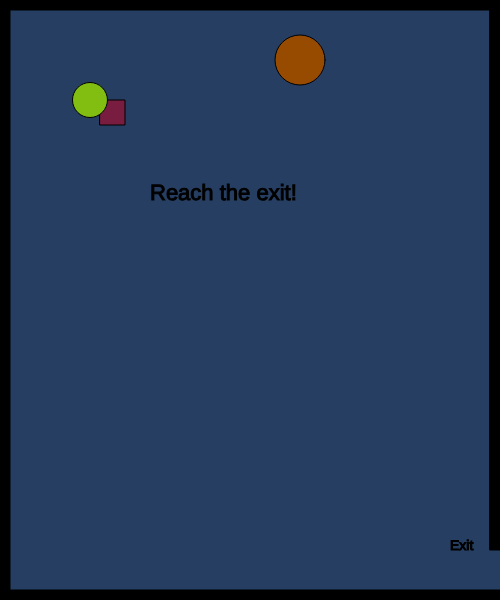
Frame 1 (no input)
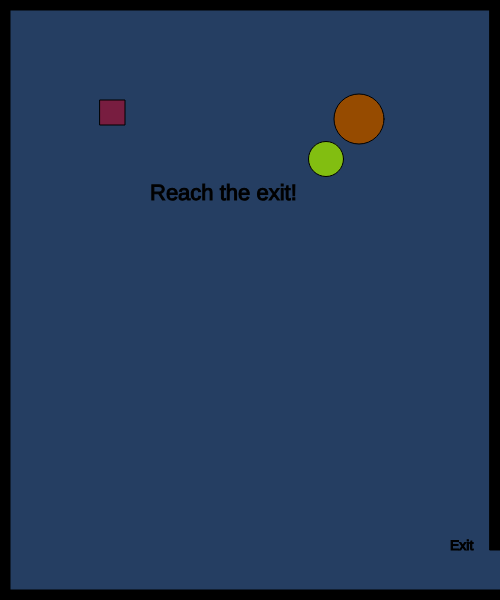
Frame 60 (no input)
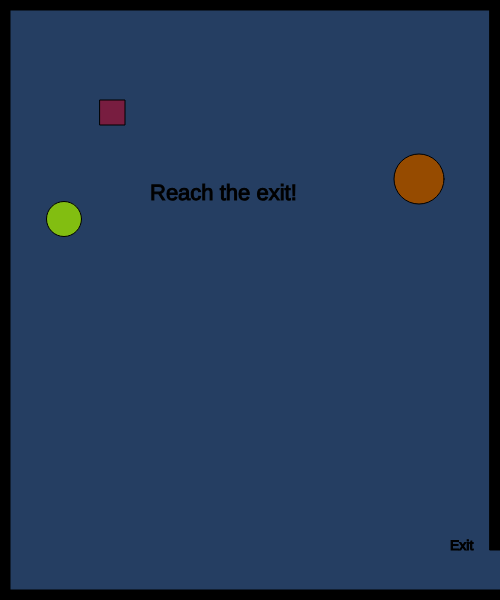
Frame 120 (the mouse pressed at the canvas centre since frame 60)

The p5.js sketch that drew these frames (run headless with seeded random() and noise() and a simulated clock; from frame 60 on, the mouse is pressed at the canvas centre):

// p5.js sketch
// ── sketch.js
//character
var characterX = 100;
var characterY = 100;

//keyboard
var w = 87;
var s = 83;
var d = 65;
var a = 68;

//first shape
var firstX = 90;
var firstY = 100;
var firstXspeed;
var firstYspeed;

//second shape
var secondX = 300;
var secondY = 60;
var secondXspeed;
var secondYspeed;
var directionX = 1;
var directionY = 1;


//mouse shape

var mouseCX;
var mouseCY;

function setup() {
    createCanvas(500, 600);
    firstXspeed = Math.floor(Math.random() * (Math.floor(Math.random() * 5)) + 1)
    firstYspeed = Math.floor(Math.random() * (Math.floor(Math.random() * 4)) + 1)
    secondXspeed = Math.floor(Math.random() * (Math.floor(Math.random() * 3)) + 1)
    secondYspeed = Math.floor(Math.random() * (Math.floor(Math.random() * 2)) + 1)
}

function draw() {
    background(37, 62, 98);

    //borders
    createBorders();

    //exit message
    exitMessage()


    //create character
    createCharacter();

    //keyboard keys
    keyboardClicks();


    //first shape
    firstShape();
    moveFirstShape();

    //second shape
    secondShape();
    moveSecondShape();



    //character reaches exit
    characterExit()



    //mouse click
    clickedMouse()
}

function createBorders() {
    stroke(0);
    fill(0);
    //top border
    rect(0, 0, width, 10);
    //left border
    rect(0, 0, 10, height);
    //bottom border
    rect(0, height - 10, width, 10);
    //right border
    rect(width - 10, 0, 10, height - 50);
}

function createCharacter() {
    fill(120, 29, 64)
    square(characterX, characterY, 25);
}

function keyboardClicks() {
    if (keyIsDown(w)) {
        characterY -= 8;
    }
    if (keyIsDown(s)) {
        characterY += 8;
    }
    if (keyIsDown(a)) {
        characterX += 8;
    }
    if (keyIsDown(d)) {
        characterX -= 8;
    }
}

function clickedMouse() {
    fill(120, 130, 140)
    circle(mouseCX, mouseCY, 25);
}

function mouseClicked() {
    mouseCX = mouseX;
    mouseCY = mouseY;
}

function firstShape() {
    fill(130, 190, 17);
    circle(firstX, firstY, 35);
}
function moveFirstShape() {
    firstX += firstXspeed;
    firstY += firstYspeed;

    if (firstX > width) {
        firstX = 0;
    }
    else if (firstX < 0) {
        firstX = width;
    }
    else if (firstY > height) {
        firstY = 0;
    }
    else if (firstY < 0) {
        firstY = height
    }
}

function secondShape() {
    fill(150, 75, 0);
    circle(secondX, secondY, 50);
}

function moveSecondShape() {
    secondX = secondX + secondXspeed;
    secondY = secondY + secondYspeed;
    if (secondX > width) {
        secondX = 0;
    }
    else if (secondX < 0) {
        secondX = width;
    }
    else if (secondY > height) {
        secondY = 0;
    }
    else if (secondY < 0) {
        secondY = height
    }
}

function characterExit() {
    if (characterX > width && characterY > width - 50) {
        fill(0);
        stroke(5);
        textSize(22);
        text("You reached the exit! You win!", width / 2 - 100, height / 2 - 100);
    }
    else {
        fill(0)
        stroke(4)
        textSize(22);
        text("Reach the exit!", width / 2 - 100, height / 2 - 100)
    }
}

function exitMessage() {
    textSize(14);
    text("Exit", width - 50, height - 50)
}
